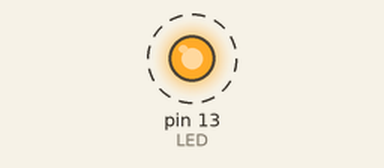
The sketch below on a simulated Arduino Uno, built with avr-gcc and run on an emulated ATmega328P. Shown: output pins drawn as LEDs (lit = HIGH). Dashed ring = blinking.

Above: at 0.5 s.
Timing chart, 0 to 4.6 s (numbered marks = the images above):
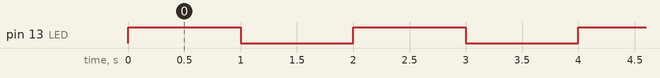

Measured:
- by itself, pin 13 (LED): alternates HIGH for 1.0 s and LOW for 1.0 s

The sketch:

TestBlink.ino
```cpp
const int LED=13;//gan chan 13 la LED
void setup() {
  // put your setup code here, to run once:
  pinMode(LED,OUTPUT);//thiet lap chan 13 la output
}

void loop() {
  // put your main code here, to run repeatedly:
  digitalWrite(LED,1);//xuat tin hieu chan 13 la 1-> den led sang
  delay(1000);//tre 1 giay
  digitalWrite(LED,0);//xuat tin hieu chan 13 la 0-> den led tat
  delay(1000);//tre 1 giay
}
```
